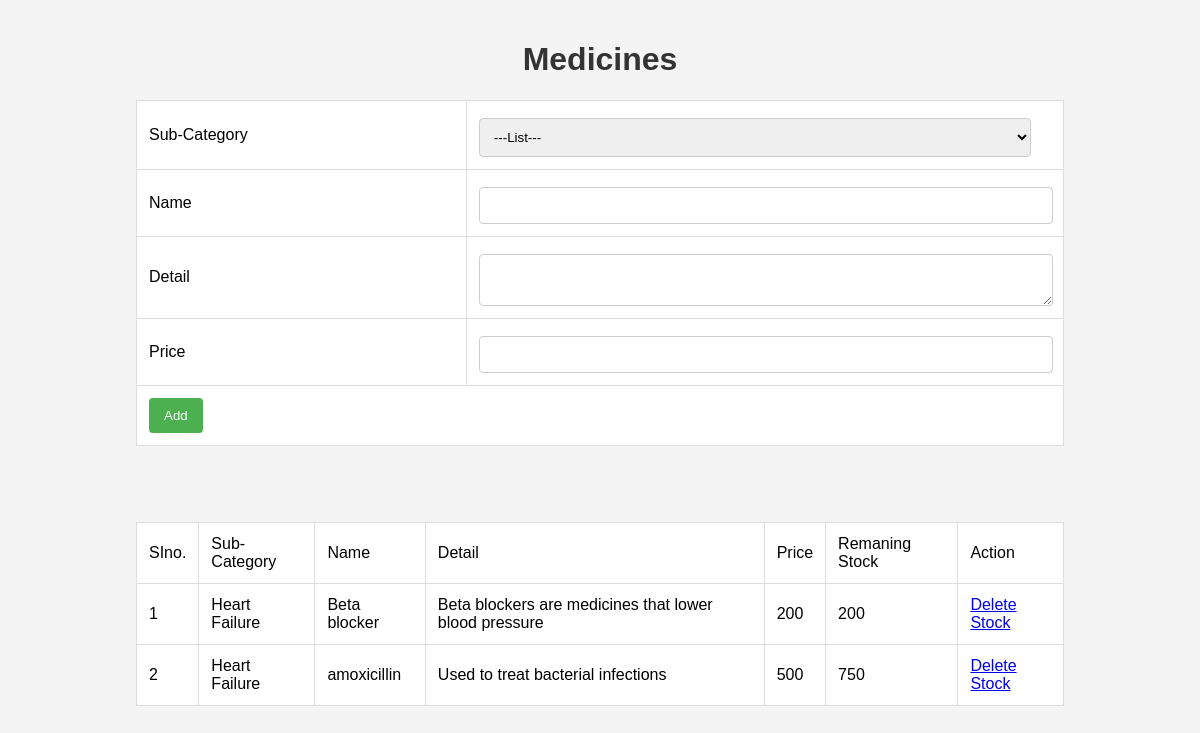
Page /Project/Pharmacy/AddMedicine.php on the committed database.
### tables this page shows
CREATE TABLE `tbl_medicine` (
  `medicine_id` int(11) NOT NULL,
  `medicine_name` varchar(30) NOT NULL,
  `medicine_details` varchar(300) NOT NULL,
  `medicine_price` int(30) NOT NULL,
  `subcat_id` int(11) NOT NULL
);

CREATE TABLE `tbl_subcategory` (
  `subcat_id` int(11) NOT NULL,
  `subcat_name` varchar(30) NOT NULL,
  `category_id` int(11) NOT NULL
);

### Project/Pharmacy/AddMedicine.php (the view, shortened to what this page needs)
<?php
include('../Assets/Connection/Connection.php');
		?>
<!DOCTYPE html PUBLIC "-//W3C//DTD XHTML 1.0 Transitional//EN" "http://www.w3.org/TR/xhtml1/DTD/xhtml1-transitional.dtd">
<html xmlns="http://www.w3.org/1999/xhtml">
<head>
</head>
<body>
<form action="" method="post">
<h1 align="center">Medicines</h1>
<table  border="1" align="center">
  <tr>
    <td>Sub-Category</td>
    <td>
    <select name="selSubCategory" id="selSubCategory" required>
    <option>---List---</option>
    </select>
    </td>
  </tr>
  <tr>
    <td>Name</td>
    <td><label for="txt_name"></label>
      <input type="text" name="txt_name" id="txt_name" required /></td>
  </tr>
  <tr>
    <td> Detail</td>
    <td><textarea name="txt_detail" cols="" rows="" required></textarea></td>
  </tr>
  <tr>
    <td>Price</td>
    <td><label for="txt_price"></label>
      <input type="text" name="txt_price" id="txt_price" required/></td>
  </tr>
  <tr>
    <td colspan="2" align="center">
    <input type="submit" name="btn_submit" id="btn_submit" value="Add" required/>
    </tr>
</table>
<br /><br />
<table  border="1" align="center">
  <tr>
    <td>SIno.</td>
    <td>Sub-Category</td>
    <td>Name</td>
    <td>Detail</td>
    <td>Price</td>
    <td>Remaning Stock</td>
    <td colspan="2" align="center">Action</td>
  </tr>
  <?php
  $i=0;
  $sel = "select * from tbl_medicine m inner join tbl_subcategory s on s.subcat_id = m.subcat_id";
  $result = $con -> query($sel);
  while($data1 = $result -> fetch_assoc())
  	{
		$i++;
        $stock2 = "SELECT SUM(stock_qty) as stock_qty FROM tbl_stock where medicine_id = ".$data1['medicine_id'];
        $result2 = $con -> query($stock2);
        $data2 = $result2 -> fetch_assoc();
  ?>
  <tr>
    <td><?php echo $i ?></td>
    <td><?php echo $data1["subcat_name"]?></td>
    <td><?php echo $data1["medicine_name"]?></td>
    <td><?php echo $data1["medicine_details"]?></td>
    <td><?php echo $data1["medicine_price"]?></td>
    <td><?php
    if($data2["stock_qty"] == NULL )
    {
        echo "Stock Dones't exist";
    }
    else{
        echo $data2["stock_qty"];
    }
    ?></td>
    <td>
    	<a href="AddMedicine.php?did=<?php echo $data1["medicine_id"]?>">Delete</a>
        <a href="Stock.php?m=<?php echo $data1["medicine_id"]?>">Stock</a>
    </td>
  </tr>
  <?php } ?>
</table>
</form>
</body>
</html>

### Project/Pharmacy/AddMedicine.php (style rules this page uses)
body { font-family: Arial, sans-serif; background-color: #f4f4f4; margin: 0; padding: 20px; }
h1 { text-align: center; color: #333; }
table { width: 80%; margin: 20px auto; border-collapse: collapse; background-color: white; }
th, td { padding: 12px; text-align: left; border: 1px solid #ddd; }
input[type="text"], textarea, select { width: calc(100% - 20px); padding: 10px; margin-top: 5px; border: 1px solid #ccc; border-radius: 4px; }
input[type="submit"] { background-color: #4CAF50; color: white; border: none; padding: 10px 15px; cursor: pointer; border-radius: 4px; }

### rows in the picture
tbl_medicine: subcat.subcat_name "Heart Failure", medicine_name "Beta blocker", medicine_details "Beta blockers are medicines that lower blood pressure", medicine_price "200", stock_qty "200"
tbl_medicine: subcat.subcat_name "Heart Failure", medicine_name "amoxicillin", medicine_details "Used to treat bacterial infections", medicine_price "500", stock_qty "750"
